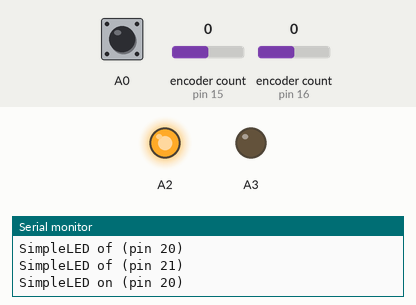
The program below on a simulated SparkFun Pro Micro, built with avr-gcc and run on an emulated ATmega32U4. On the bench: output pins drawn as LEDs (lit = HIGH), the last lines printed to the serial monitor. Inputs (shaded band) come from the test bench; at power-on: A0 HIGH, encoder count (sensors on pin 15, pin 16) 0. USB keyboard and mouse output is not drawn.

Above: at 1.2 s.
1.3 s: A0 pulled LOW for 0.15 s
At 1.8 s:
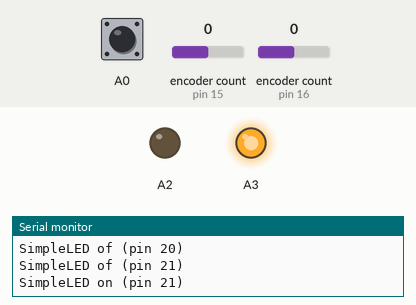
2.9 s: A0 pulled LOW for 1 s
At 4.3 s:
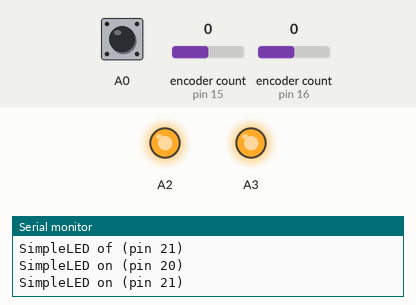
Timing chart, 0 to 5.9 s (numbered marks = the images above; inputs shaded):
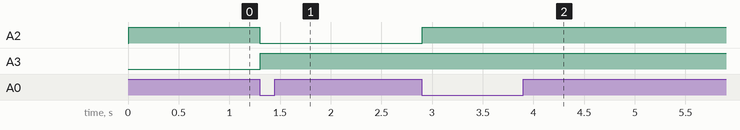

The program:

main.cpp
```cpp
#include <Arduino.h>

#include <Keyboard.h>
#include <Keypad.h>
#include <Rotary.h>

#include <LayerManeger.h>

//
//  Key Matrix:
//    F13 | F14 | F15 | F16
//    F17 | F18 | F19 | F20
//
//  Left-Encoder:
//    clockwise:        F21
//    anti-clockwise:   F22
//
//  Rigth-Encoder:
//    clockwise:        F23
//    anti-clockwise:   F24
//
//
//  Layers:
//    0: []
//    1: [Ctrl]
//    2: [Shift]
//

// KeyPad config
uint8_t const ROWS = 2;
uint8_t const COLS = 4;
uint8_t rowPins[ROWS] = {4, 5};
uint8_t colPins[COLS] = {6, 7, 8, 9};
char keys[] = "ABCDEFGH";
Keypad keypad = Keypad(keys, rowPins, colPins, ROWS, COLS);

uint8_t buttonActions[] = {
  KEY_F13, KEY_F14, KEY_F15, KEY_F16,
  KEY_F17, KEY_F18, KEY_F19, KEY_F20
};

// Encoders
Rotary leftEncoder = Rotary(MOSI, A10);
Rotary rigthEncoder = Rotary(SCK, MISO);


// Layers
uint8_t inputLEDs[2] = {A2, A3};
LayerManager layerManager(A0, inputLEDs, 3);
uint8_t currentLayer;

uint8_t layerAlterers[3][2];
void setupLayers(){
  layerAlterers[0][0] = NO_KEY; layerAlterers[0][1] = NO_KEY;
  layerAlterers[1][0] = KEY_LEFT_CTRL; layerAlterers[1][1] = KEY_LEFT_CTRL;
  layerAlterers[2][0] = KEY_LEFT_SHIFT; layerAlterers[2][1] = KEY_LEFT_CTRL;
}


void executeAction(uint8_t layerAlterer[2], uint8_t action ) {
  Serial.println((String)"Executing action: " + char(layerAlterer[0]) + " / " + char(layerAlterer[1]) + " / " + char(action));
  for (int i = 0; i < 2; i++){
    if (layerAlterer[i] != NO_KEY){
      Keyboard.press(layerAlterer[i]);
    }
  }

  Keyboard.press(action);

  Keyboard.releaseAll();

}


void setup(){
  Serial.begin(9600);

  // // Countdown for debugging
  // for (int i = 10; i--; i > 0){
  //   Serial.println((String)"Starting in ..." + i);
  //   delay(1000);
  // };

  layerManager.begin();
  Keyboard.begin();

  leftEncoder.begin();
  rigthEncoder.begin();

  setupLayers();
}

void loop() {
  int currentLayer = layerManager.getCurrentLayer();
  uint8_t layerAlterer[2] = {layerAlterers[currentLayer][0], layerAlterers[currentLayer][1]};

  unsigned char leftRotation = leftEncoder.process();
  if (leftRotation != DIR_NONE) {
    uint8_t action = leftRotation == DIR_CW ? KEY_F21 : KEY_F22;
    executeAction(layerAlterer, action);
  }

  unsigned char rigthRotation = rigthEncoder.process();
  if (rigthRotation != DIR_NONE) {
    uint8_t action = rigthRotation == DIR_CW ? KEY_F23 : KEY_F24;
    executeAction(layerAlterer, action);
  }


  auto key = keypad.getKey();
  if (key)
  {
    auto index = key - 'A';
    uint8_t buttonAction = buttonActions[index];

    executeAction(layerAlterer, buttonAction);
  }


  delay(1);

};
```

Measured:
- after the input at 1.3 s, A2: HIGH → LOW at once; A3: LOW → HIGH at once
- after the input at 2.9 s, A2: LOW → HIGH at once
